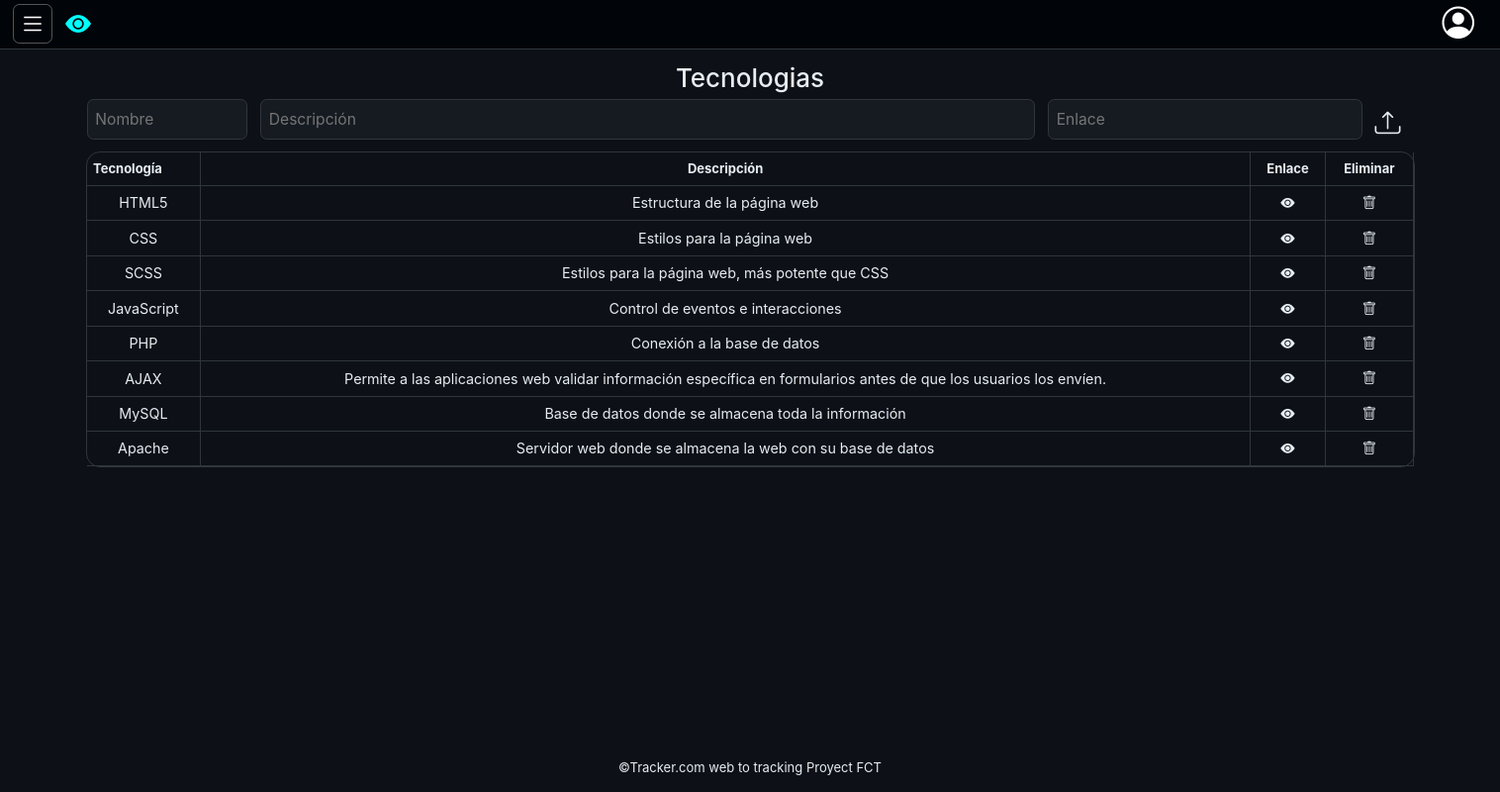
The app's page /dashboard.php?tecnologias (signed in) with its own data.
### tables this page shows
CREATE TABLE `tecnologias` (
  `cod_Tecnologia` int(11) AUTO_INCREMENT PRIMARY KEY,
  `nombre` varchar(50) NOT NULL,
  `descripcion` varchar(255) NOT NULL,
  `enlace` varchar(255) NOT NULL,
  `id_Alumno` int(11) NOT NULL,
  FOREIGN KEY (id_Alumno) REFERENCES usuarios(id) ON DELETE CASCADE
);

### php/conexion.php (called while the page is built, shortened)
<?php
class Conexion extends PDO
{
    private $host = 'localhost';
    private $BBDD = 'tracker';
    public function __construct()
    {
        $dsn = "mysql:host=$this->host;dbname=$this->BBDD;charset=utf8";
    }
    function verTecnologias($id_Alumno)
    {
        $sql = 'SELECT * FROM tecnologias WHERE id_Alumno = ?';
        $stmt = $this->prepare($sql);
        $stmt->bindParam(1, $id_Alumno, PDO::PARAM_INT);
        $stmt->execute();
        if ($stmt->rowCount() > 0) {
            return $stmt->fetchAll(PDO::FETCH_OBJ);
        } else {
            return null;
        }
    }
}

### php/tecnologias.php (the view, shortened to what this page needs)
<section id="contenidoTecnologias">
    <h2>Tecnologias</h2>
    <section id="tecnologias">
        <form action="php/modificador.php" method="POST" class="tecnologias">
            <input type="text" name="nombre" placeholder="Nombre" required>
            <input type="text" name="descripcion" placeholder="Descripción" required>
            <input type="text" name="enlace" placeholder="Enlace" required>
            <label for="submit">
                <i class="bi bi-upload"></i>
            </label>
        </form>
    </section>
    <?php
    require_once "conexion.php";
    if ($recursos = (new Conexion)->verTecnologias($_SESSION["usuario"]->id)) {
        echo "<table class=\"tablarecursos\"><tr><th>Tecnología</th><th>Descripción</th><th>Enlace</th><th>Eliminar</th></tr>";
        foreach ($recursos as $recurso) {
            echo "<tr><td>{$recurso->nombre}</td><td>{$recurso->descripcion}</td><td><a href={$recurso->enlace}><i class=\"bi bi-eye-fill\"></i></a></td><td><a href=\"php/modificador.php?cod_Tecnologia={$recurso->cod_Tecnologia}\"><i class=\"bi bi-trash\"></i></a></td></tr>";
        }
    }
    ?>
    </table>
</section>

### css/styles.css (style rules this page uses)
*, *::after, *::before { margin: 0; padding: 0; box-sizing: border-box; }
:root { font-size: 13px; font-family: Verdana, Geneva, Tahoma, sans-serif; }
body { width: 100vw; min-height: 100vh; display: flex; flex-direction: column; justify-content: space-between; overflow-x: hidden; overflow-y: auto; background-color: #010409; }
body #main-dashboard label { cursor: pointer; border: none; float: right; outline: none; margin-right: 1rem; margin-bottom: 0.5rem; display: grid; place-content: center; }
body #main-dashboard label i { color: #E6EDF3; font-size: 1.3rem; }
body #main-dashboard input { display: block; background-color: #161B22; border-radius: 0.5rem; border: 1px solid #30363d; width: 100%; color: #E6EDF3; padding: 1rem; margin-bottom: 1rem; font-size: 1.2rem; }
body #main-dashboard #contenidoTecnologias { width: 100%; height: 100%; display: flex; flex-direction: column; align-items: center; color: #E6EDF3; }
body #main-dashboard #contenidoTecnologias #tecnologias { width: 90%; }
body #main-dashboard #contenidoTecnologias .tecnologias { width: 100%; display: flex; flex-direction: row; justify-content: space-between; align-items: center; gap: 1rem; }
body #main-dashboard #contenidoTecnologias .tecnologias input[type=text]:nth-child(1) { width: 20%; }
body #main-dashboard #contenidoTecnologias .tecnologias input[type=text]:nth-child(3) { width: 40%; }
body #main-dashboard #contenidoTecnologias .tecnologias input[type=text] { width: 100%; padding: 0.6rem; }
body #main-dashboard #contenidoTecnologias .tecnologias i { font-size: 2rem; }
body #main-dashboard #contenidoTecnologias .tablarecursos { width: 90%; flex-grow: 1; outline: 1px solid #30363d; border-radius: 1rem; border-collapse: collapse; }
body #main-dashboard #contenidoTecnologias .tablarecursos i, body #main-dashboard #contenidoTecnologias .tablarecursos td { color: #E6EDF3; font-size: 1.1rem; }
body #main-dashboard #contenidoTecnologias .tablarecursos td:nth-child(1) { text-align: center; }
body #main-dashboard #contenidoTecnologias .tablarecursos th:not(:nth-child(1)), body #main-dashboard #contenidoTecnologias .tablarecursos td:not(:nth-child(1)) { text-align: center; }
body #main-dashboard #contenidoTecnologias .tablarecursos th, body #main-dashboard #contenidoTecnologias .tablarecursos td { padding: 0.5rem; border-bottom: 1px solid #30363d; border-right: 1px solid #30363d; }

### records on screen
tecnologias: nombre "HTML5", descripcion "Estructura de la página web"
tecnologias: nombre "CSS", descripcion "Estilos para la página web"
tecnologias: nombre "SCSS", descripcion "Estilos para la página web, más potente que CSS"
tecnologias: nombre "JavaScript", descripcion "Control de eventos e interacciones"
tecnologias: nombre "PHP", descripcion "Conexión a la base de datos"
tecnologias: nombre "AJAX", descripcion "Permite a las aplicaciones web validar información específica en formularios antes de que los usuarios los envíen."
tecnologias: nombre "MySQL", descripcion "Base de datos donde se almacena toda la información"
tecnologias: nombre "Apache", descripcion "Servidor web donde se almacena la web con su base de datos"
